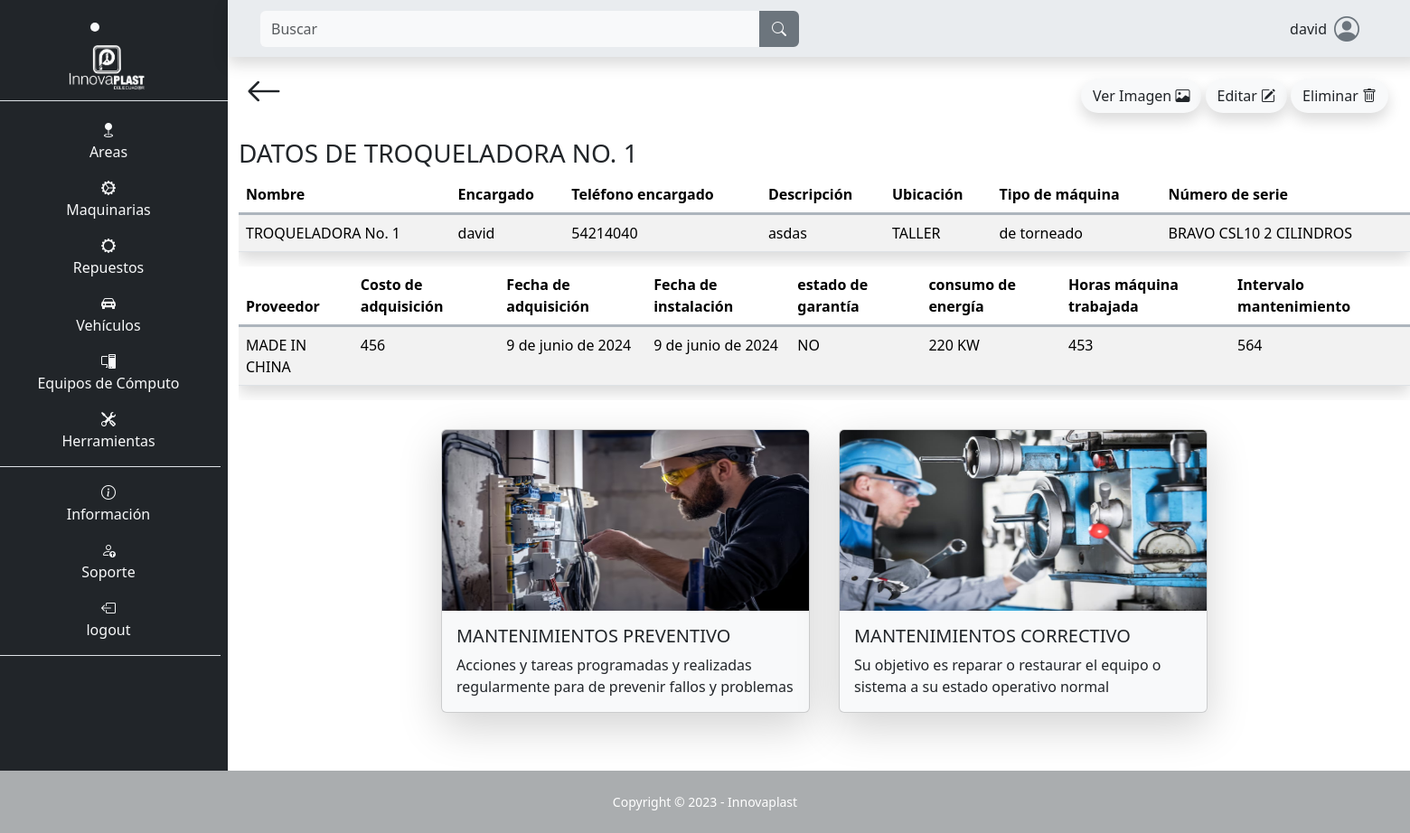
Before: /maquina/detalles/17 (signed in) with the older database file.
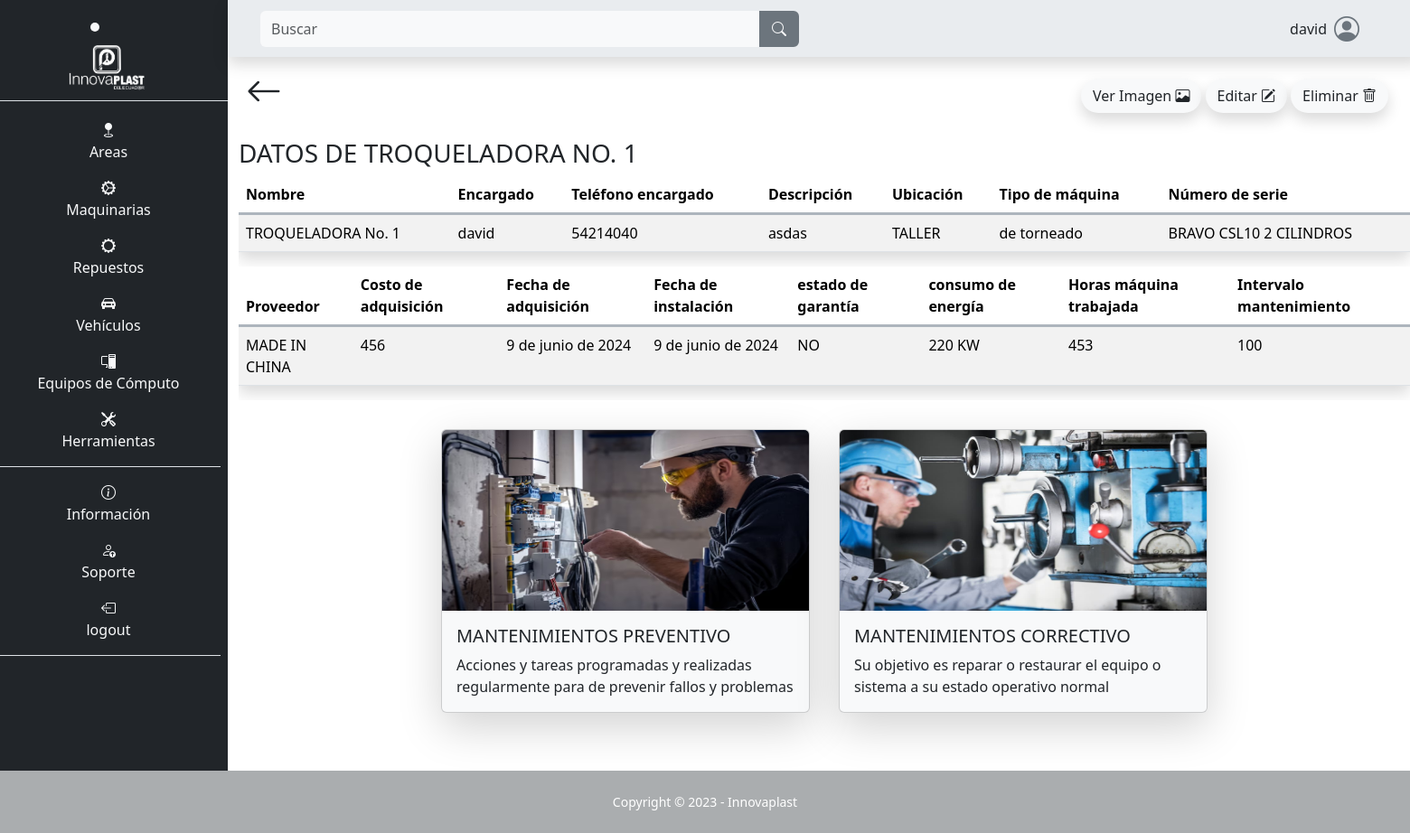
After: the same page with the newer database file.
### SGE_maquina/models.py (models this page shows, shortened)
class Maquina(models.Model):
    nombre = models.CharField(max_length=100, null=False, blank=False)
    encargado = models.CharField(max_length=100, blank=False, null=False)
    teléfono_encargado = models.CharField(max_length=100, blank=False, null=False)
    descripción = models.TextField(max_length=500, null=False, blank=False)
    ubicación = models.CharField(max_length=100, null=False, blank=False)
    tipo_de_máquina = models.CharField(max_length=100, null=False, blank=False)
    número_de_serie_o_modelo = models.CharField(max_length=100, null=False, blank=False)
    proveedor = models.CharField(max_length=100, null=False, blank=False)
    costo_de_adquisición = models.IntegerField(blank=False, null=False)
    fecha_de_adquisición = models.DateField(default=date.today, blank=False, null=False)
    fecha_de_instalación = models.DateField(default=date.today, blank=False, null=False)
    estado_de_garantía = models.CharField(max_length=100, null=False, blank=False)
    consumo_de_energía = models.CharField(max_length=100, null=False, blank=False)
    horas_máquina_trabajada = models.IntegerField(blank=False, null=False, default=0)
    intervalo_mantenimiento = models.IntegerField(blank=False, null=False)
    fecha_ultimo_mantenimiento = models.DateField(default=date.today, blank=False, null=False)
    image = models.ImageField(upload_to="maquina/image", null=False, blank=False)

### SGE_maquina/views.py (the view, shortened to what this page needs)
# urls.py: path('detalles/<int:id>', views.detalles, name="detalles_area"),
@login_required
def detalles(request, id):
    if request.method == 'GET':
        maquina = get_object_or_404(Maquina, id=id)
        mantenimientos = maquina.mantenimientomaquina_set.all().order_by('-fecha', '-hora')
        form = MaquinaForm(instance=maquina)
        context = {
            'maquina': maquina,
            'form': form,
            'id': id,
            'mantenimientos': mantenimientos,
        }
        return render(request, 'SGE_maquina/detalles.html', context)

### templates/SGE_maquina/detalles.html (shortened to what the changed rows need)
{% extends "layout/base.html" %}
{% load static %}
{% block 'content' %}
<div class="container mb-5">
    <div class="d-flex p-2 justify-content-between">
        <a class="text-decoration-none text-dark flecha-atras" href="{% url "maquina" %}">
        </a>
        <span class="p-3">
        </span>
    </div>
    <h3 class="mt-1 text-uppercase">Datos de {{ maquina.nombre }}</h3>
    <div class="table-responsive">
    <table class="table table-striped shadow">
        <thead>
            <tr class="border border-end-0 border-start-0 border-top-0 border-3 border-dark-subtle">
                <th scope="col">Nombre</th>
                <th scope="col">Encargado</th>
                <th scope="col">Teléfono encargado</th>
                <th scope="col">Descripción</th>
                <th scope="col">Ubicación</th>
                <th scope="col">Tipo de máquina</th>
                <th scope="col">Número de serie</th>
            </tr>
        </thead>
        <tbody>
            <tr>
                <td>{{ maquina.nombre }}</td>
                <td>{{ maquina.encargado }}</td>
                <td>{{ maquina.teléfono_encargado }}</td>
                <td>{{ maquina.descripción }}</td>
                <td>{{ maquina.ubicación }}</td>
                <td>{{ maquina.tipo_de_máquina }}</td>
                <td>{{ maquina.número_de_serie_o_modelo }}</td>
            </tr>
        </tbody>
    </table>
    </div>
    <div class="table-responsive">
    <table class="table table-striped shadow">
        <thead>
            <tr class="border border-end-0 border-start-0 border-top-0 border-3 border-dark-subtle">
                <th scope="col">Proveedor</th>
                <th scope="col">Costo de adquisición</th>
                <th scope="col">Fecha de adquisición</th>
                <th scope="col">Fecha de instalación</th>
                <th scope="col">estado de garantía</th>
                <th scope="col">consumo de energía</th>
                <th scope="col">Horas máquina trabajada</th>
                <th scope="col">Intervalo mantenimiento</th>
            </tr>
        </thead>
        <tbody>
            <tr>
                <td>{{ maquina.proveedor }}</td>
                <td>{{ maquina.costo_de_adquisición }}</td>
                <td>{{ maquina.fecha_de_adquisición }}</td>
                <td>{{ maquina.fecha_de_instalación }}</td>
                <td>{{ maquina.estado_de_garantía }}</td>
                <td>{{ maquina.consumo_de_energía }}</td>
                <td>{{ maquina.horas_máquina_trabajada }}</td>
                <td>{{ maquina.intervalo_mantenimiento }}</td>
            </tr>
        </tbody>
    </table>
    </div>
    <div class="row mt-3 d-flex justify-content-center align-item-center ps-5 pe-5">
        <div class="col-12 col-md-4 p-0 shadow-lg bg-body-tertiary card carta-home m-3">
        </div>
        <div class="col-12 col-md-4 p-0 shadow-lg bg-body-tertiary card carta-home m-3">
        </div>
    </div>
</div>
{% endblock %}

Changed rows visible on the page:
changed Maquina "TROQUELADORA NO. 1": intervalo_mantenimiento "564" → "100"
